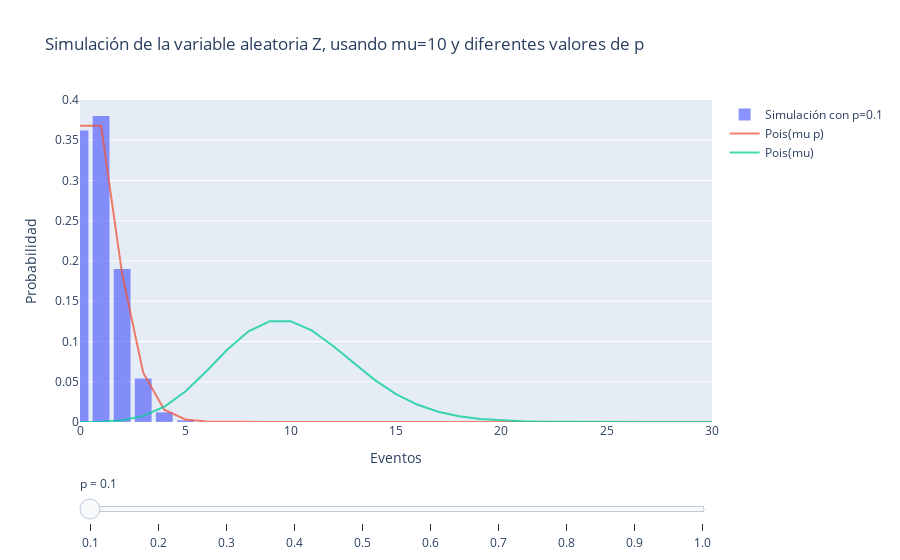

The notebook cell this image was saved under:
### Markdown cell above
## Solución
### Set-up:

* Simular variables aleatorias `k=np.random.poisson(lam=10)`.

* Simular `k` variables aleatorias de Bernoulli `x=np.random.binomial(n=1, p=0.7, size=k)`.

* Calcular una nueva variable aleatoria `z=x.sum()`, que sea su suma.

* Realizar `n_ensemble=1000` simulaciones.

* Comparar con una distribución de Poisson exacta.

### Observaciones:

* Sean $Y \sim Pois(\mu)$ y $X_i \sim Bernoulli(p)$, entonces se observa que la variable aleatoria $Z = \sum_{i=1}^k X_i$ sigue una distribución

$$
Z \sim Pois(\mu p)
$$

### Code cell
%run ./ej10.py
